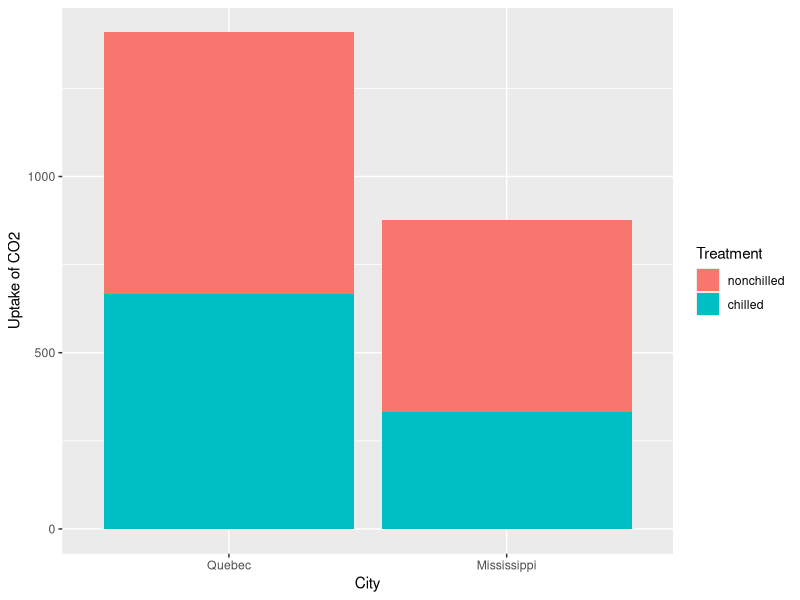
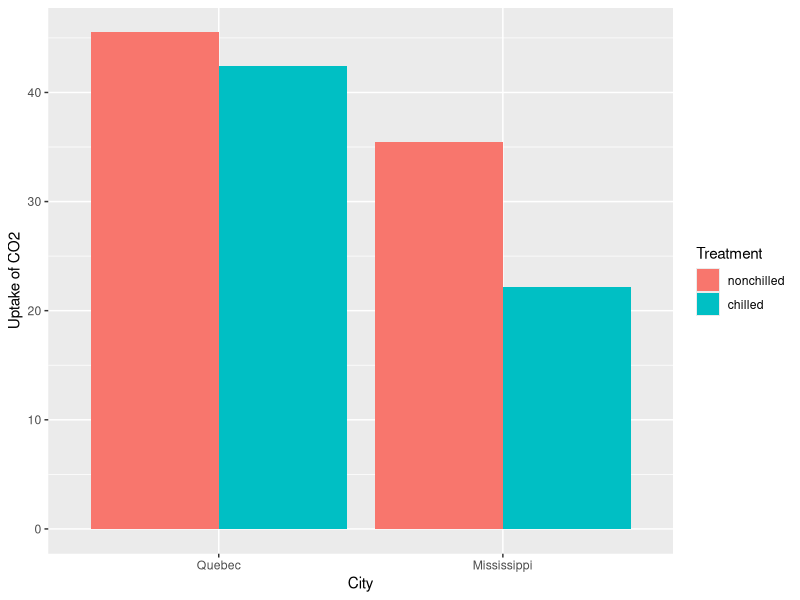
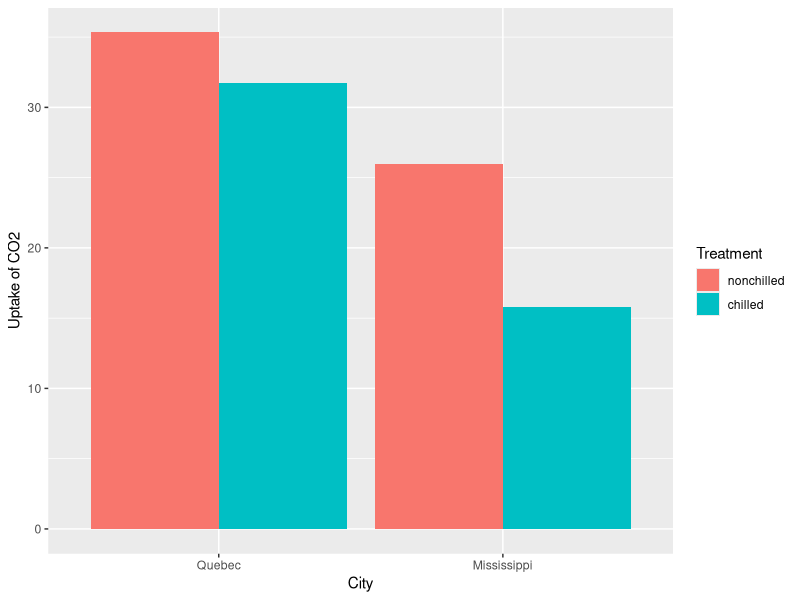
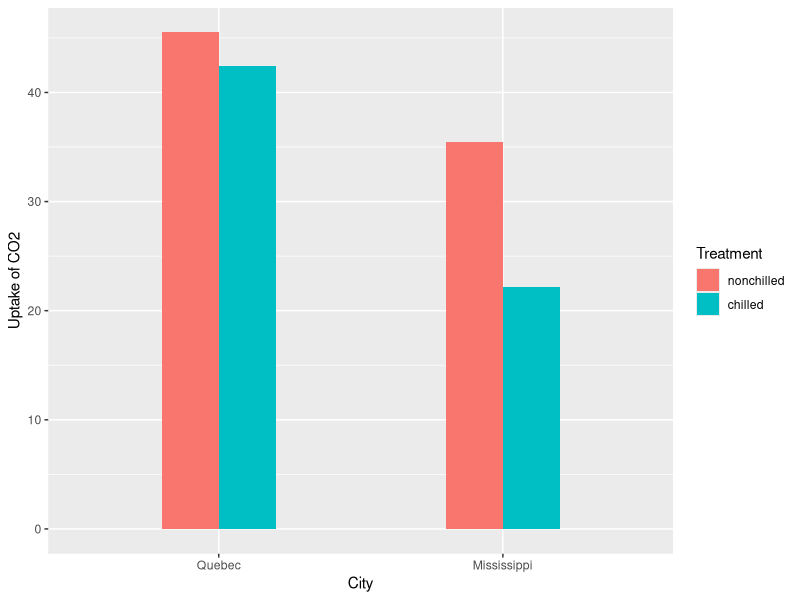
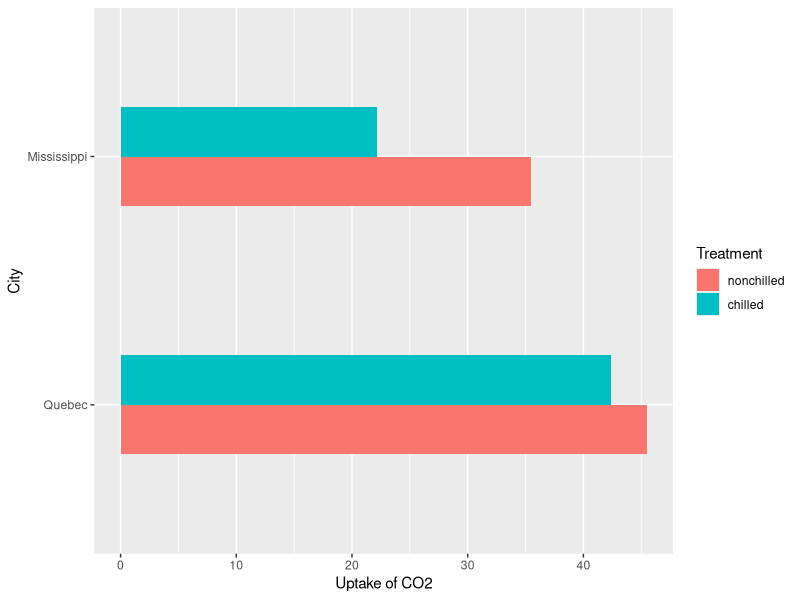
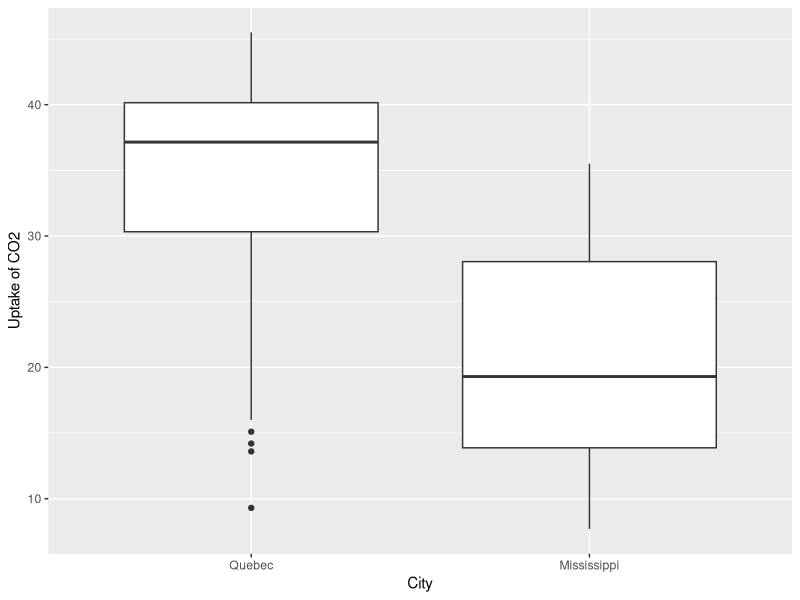
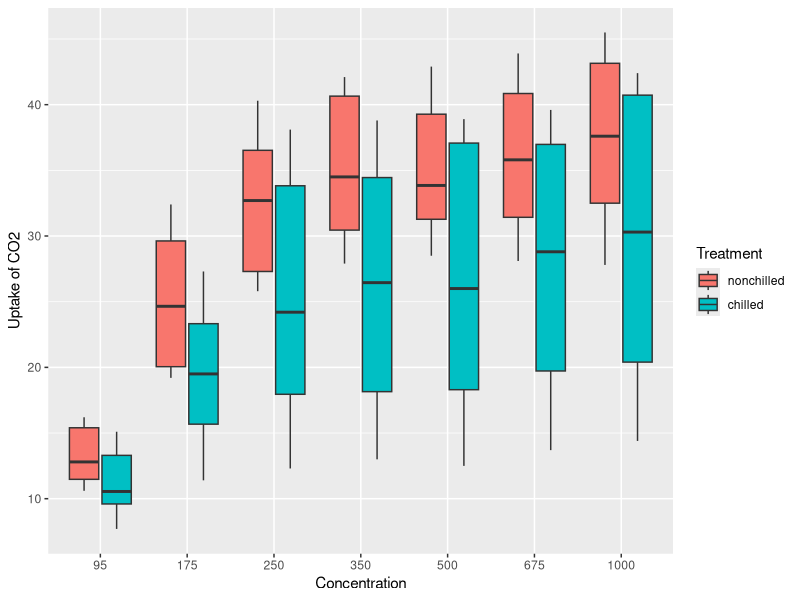
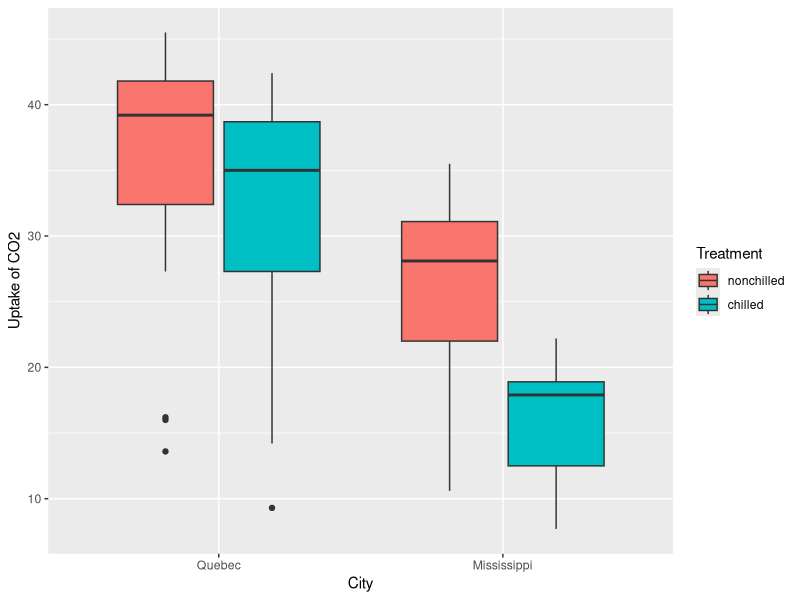

Here is the R script that generated these plots, in order:
## ---- chunk 1
data(CO2)
library(ggplot2)
ggplot(CO2, aes(x=Type, y=uptake, fill=Treatment)) + geom_bar(stat="identity") + xlab("City") + ylab("Uptake of CO2")

## ---- chunk 2
data(CO2)
library(ggplot2)
ggplot(CO2, aes(x=Type, y=uptake, fill=Treatment)) + geom_bar(position="dodge", stat="identity") + xlab("City") + ylab("Uptake of CO2")

## ---- chunk 3
data(CO2)
library(ggplot2)
ggplot(CO2, aes(x=Type, y=uptake, fill=Treatment)) + geom_bar(position="dodge",stat="summary",fun.y="mean") + xlab("City") + ylab("Uptake of CO2")

## ---- chunk 4
data(CO2)
library(ggplot2)
ggplot(CO2, aes(x=Type, y=uptake, fill=Treatment)) + geom_bar(position="dodge", stat="identity", width=0.4) + xlab("City") + ylab("Uptake of CO2")

## ---- chunk 5
data(CO2)
library(ggplot2)
ggplot(CO2, aes(x=Type, y=uptake, fill=Treatment)) + geom_bar(position="dodge", stat="identity", width=0.4) + xlab("City") + ylab("Uptake of CO2") + coord_flip()

## ---- chunk 6
data(CO2)
library(ggplot2)
ggplot(CO2, aes(x=Type, y=uptake)) + geom_boxplot() + xlab("City")+ ylab("Uptake of CO2")

## ---- chunk 7
data(CO2)
library(ggplot2)
ggplot(CO2, aes(x=factor(conc), fill=Treatment, y=uptake)) + geom_boxplot() + xlab("Concentration") + ylab("Uptake of CO2") 
## ---- chunk 8
data(CO2)
library(ggplot2)
ggplot(CO2, aes(x=Type, fill=Treatment, y=uptake)) + geom_boxplot() + xlab("City") + ylab("Uptake of CO2")
## ---- chunk 9
data(CO2)
library(ggplot2)
ggplot(CO2, aes(x=Type, fill=Treatment, y=uptake, color=factor(conc))) + geom_boxplot() + xlab("City") + ylab("Uptake of CO2")
## ---- chunk 10
library(ggplot2)
ggplot(CO2, aes(x= Type, y= uptake, fill = Treatment)) + geom_violin() + xlab("City") + ylab("Uptake of CO2")

## ---- chunk 11
library(ggplot2)
ggplot(CO2, aes(x= Type, y= uptake, fill = Treatment)) + geom_violin() + xlab("City") + ylab("Uptake of CO2") + coord_flip()

## ---- chunk 12
library(ggplot2)
ggplot(CO2, aes(x= Type, y= uptake, fill = Treatment)) + geom_violin(trim = FALSE) + xlab("City") + ylab("Uptake of CO2")

